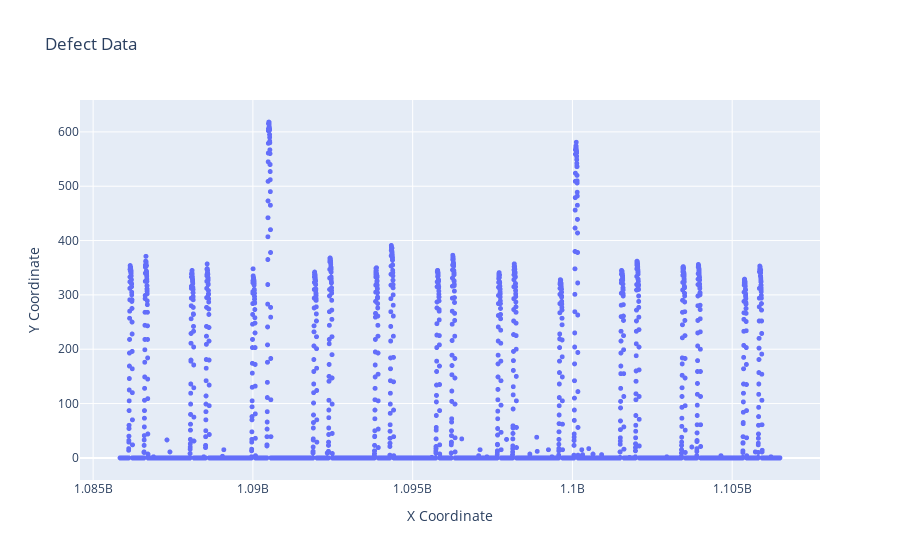

Notebook code for this chart:
### Code cell
# Use plotly to plot df_defect

import plotly.express as px

df_tmp = df_defect[['timeStamp', 'actualTime(ms)', 'compr2Data']].iloc[:10000]

fig = px.scatter(df_tmp, x='timeStamp', y='compr2Data', title='Defect Data')
fig.update_traces(marker=dict(size=5))
fig.update_layout(title='Defect Data', xaxis_title='X Coordinate', yaxis_title='Y Coordinate')
fig.show()

### Figure 1 — Plotly figure (JSON) as saved in the notebook; plotly's stock layout.template omitted (floating-point values rounded to 4 significant figures; data arrays with more than 128 entries replaced by an {"elided": "..."} marker saying what was removed)
{"data": [{"hovertemplate": "timeStamp=%{x}<br>compr2Data=%{y}<extra></extra>", "legendgroup": "", "marker": {"color": "#636efa", "size": 5, "symbol": "circle"}, "mode": "markers", "name": "", "showlegend": false, "type": "scattergl", "x": {"elided": "10000 int values"}, "xaxis": "x", "y": {"elided": "10000 int values"}, "yaxis": "y"}], "layout": {"legend": {"tracegroupgap": 0}, "title": {"text": "Defect Data"}, "xaxis": {"anchor": "y", "domain": [0, 1], "title": {"text": "X Coordinate"}}, "yaxis": {"anchor": "x", "domain": [0, 1], "title": {"text": "Y Coordinate"}}}}
